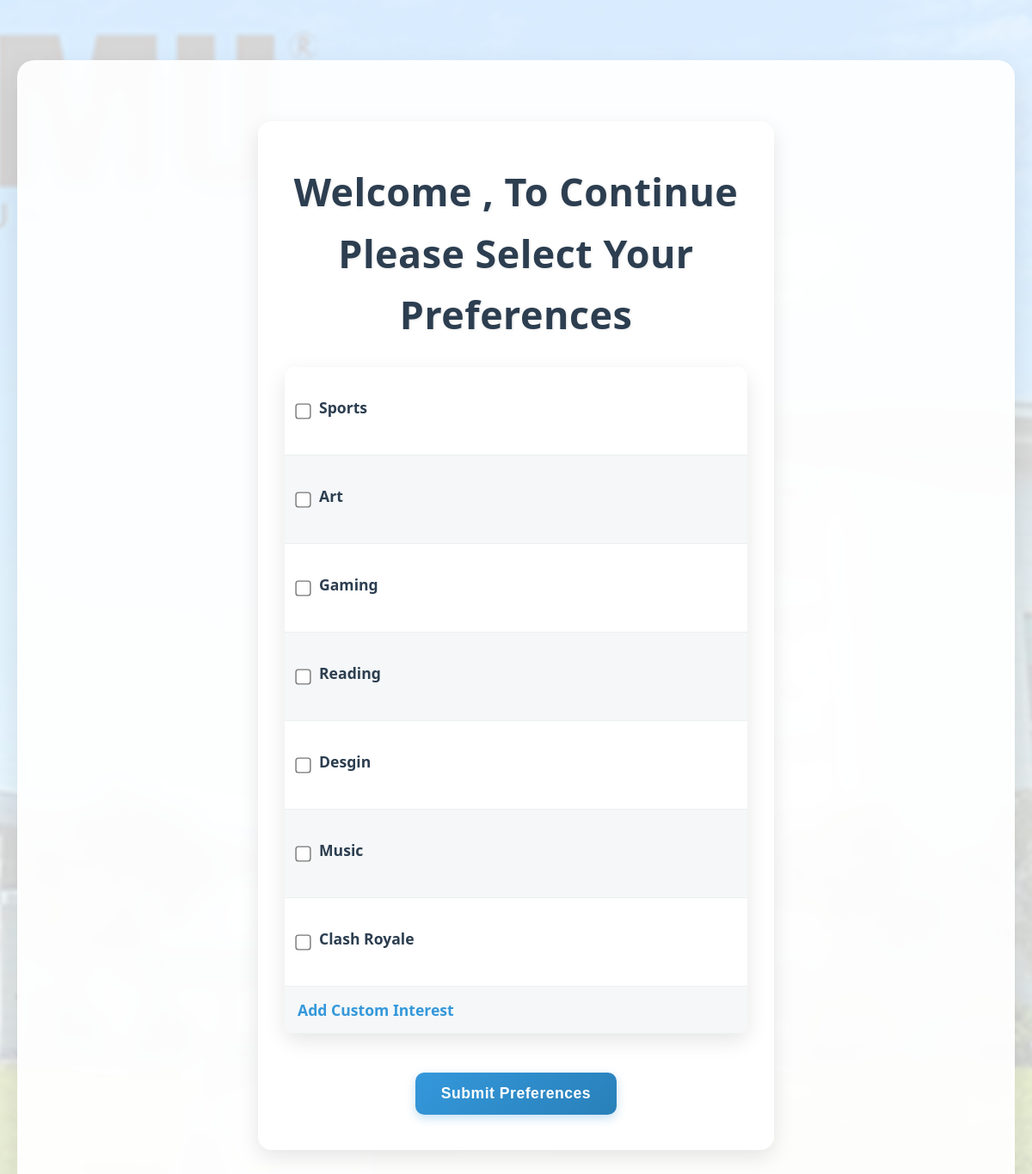
Screenshot of /preferences with the database file from the repository.
### tables this page shows
CREATE TABLE preferences(
                   type TEXT NOT NULL);

### app.py (the view, shortened to what this page needs)
@app.route('/preferences', methods=["GET", "POST"])
def preferences():
    username = request.args.get('username', '')
    contact_num = request.args.get('contact_num', '')
    conn = sqlite3.connect('database.db')
    cursor = conn.cursor()
    cursor.execute('SELECT * FROM preferences')
    preferences = cursor.fetchall()
    conn.close()
    return render_template("preferences.html", preferences=preferences, username=username, contact_num=contact_num)

### templates/preferences.html (shortened to what this page needs)
<html>
<head>
    <link rel="stylesheet" type="text/css" href="{{ url_for('static', filename='style.css') }}">
</head>
<body>
    <div class="container">
        <div class="content-wrapper fade-in">
            <form action="/preferences" method="POST">
                <h1>Welcome {{ username }}, To Continue Please Select Your Preferences</h1>
                <table class="preferences-table">
                    {% for i in preferences %}
                      {% if i[0].strip() %}
                      <tr>
                          <td>
                              <div class="checkbox-group">
                                  <input type="checkbox" name="preferences" value="{{ i[0] }}">
                                  <label>{{ i[0] }}</label>
                              </div>
                          </td>
                      </tr>
                      {% endif %}
                    {% endfor %}
                    <tr>
                        <td>
                            <a href="{{ url_for('custom') }}">Add Custom Interest</a>
                        </td>
                    </tr>
                </table>
                <button type="submit">Submit Preferences</button>
            </form>
        </div>
    </div>
</body>
</html>

### static/style.css (style rules this page uses)
* { margin: 0; padding: 0; box-sizing: border-box; }
body { font-family: 'Segoe UI', Tahoma, Geneva, Verdana, sans-serif; text-align: center; background-image: url("/static/cover_1604293522.png"); background-size: cover; background-position: center; background-attachment: fixed; background-repeat: no-repeat; min-height: 100vh; position: relative; color: #333; line-height: 1.6; }
body::before { content: ''; position: absolute; top: 0; left: 0; right: 0; bottom: 0; background: rgba(255, 255, 255, 0.82); z-index: -1; }
.container { max-width: 1200px; margin: 0 auto; padding: 40px 20px; position: relative; z-index: 1; }
.content-wrapper { background: rgba(255, 255, 255, 0.92); border-radius: 20px; padding: 40px; box-shadow: 0 15px 35px rgba(0, 0, 0, 0.1); backdrop-filter: blur(10px); border: 1px solid rgba(255, 255, 255, 0.3); margin: 30px 0; }
h1 { color: #2c3e50; margin: 15px 0 25px; font-size: 2.8em; font-weight: 700; text-shadow: 1px 1px 3px rgba(0, 0, 0, 0.1); letter-spacing: 0.5px; }
form { background: rgba(255, 255, 255, 0.95); padding: 30px; max-width: 600px; margin: 30px auto; border-radius: 16px; box-shadow: 0 8px 25px rgba(0, 0, 0, 0.1); backdrop-filter: blur(8px); border: 1px solid rgba(255, 255, 255, 0.3); }
label { display: block; margin-bottom: 8px; font-weight: 600; color: #2c3e50; }
.checkbox-group { display: flex; align-items: center; margin: 12px 0; padding: 8px 0; }
input[type="checkbox"] { margin-right: 12px; transform: scale(1.4); accent-color: #3498db; }
button { padding: 14px 30px; margin: 20px 5px 10px; border: none; border-radius: 10px; background: linear-gradient(135deg, #3498db, #2980b9); color: white; font-size: 1.1em; font-weight: 600; cursor: pointer; transition: all 0.3s ease; box-shadow: 0 4px 12px rgba(52, 152, 219, 0.3); letter-spacing: 0.5px; }
table { width: 90%; margin: 30px auto; border-collapse: collapse; background: rgba(255, 255, 255, 0.95); box-shadow: 0 8px 25px rgba(0, 0, 0, 0.1); border-radius: 12px; overflow: hidden; backdrop-filter: blur(8px); }
th, td { padding: 16px 20px; text-align: center; border-bottom: 1px solid #ecf0f1; }
tr:nth-child(even) { background: rgba(236, 240, 241, 0.5); }
a { color: #3498db; text-decoration: none; font-weight: 600; transition: all 0.3s ease; border-bottom: 1px dotted transparent; }
.preferences-table { width: 100%; margin: 25px 0; }
.preferences-table td { padding: 15px; text-align: left; font-size: 1.1em; }
.fade-in { animation: fadeIn 0.5s ease forwards; }

### rows the page displays
preferences: type "Sports"
preferences: type "Art"
preferences: type "Gaming"
preferences: type "Reading"
preferences: type "Desgin"
preferences: type "Music"
preferences: type "Clash Royale"
